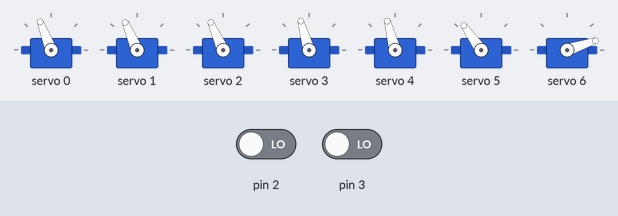
Bench run of a program on a simulated Arduino Uno, built with avr-gcc and run on an emulated ATmega328P. Parts: 7 × servo. The test bench sets the inputs (shaded band); at power-on: pin 2 LOW, pin 3 LOW.

Above: at 1.2 s.
1.3 s: pin 2 driven HIGH
At 4.0 s:
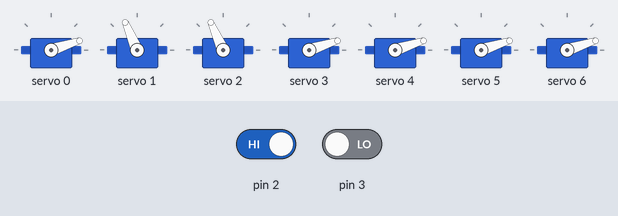
At 5.3 s:
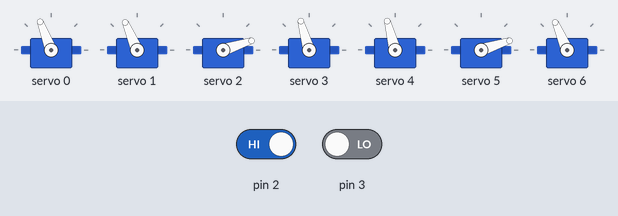
Timing chart, 0 to 17.1 s (numbered marks = the images above; inputs shaded):
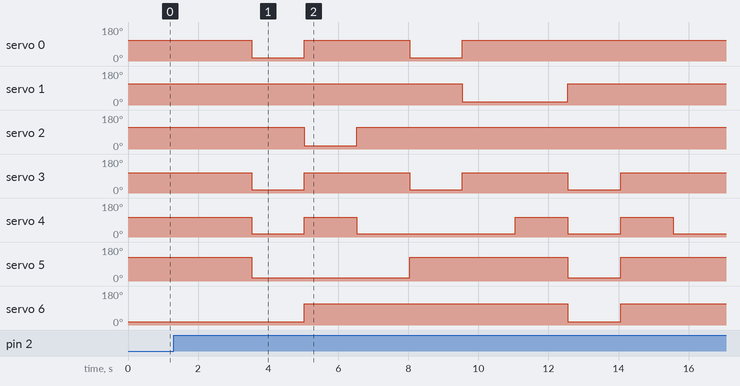

The program:

main.cpp
```cpp
#include <Arduino.h>
#include <Wire.h>
#include <Adafruit_PWMServoDriver.h>
#include "MechanicalDisplay.h"

MechanicalDisplay display(3, 2);


void setup() {
  Serial.begin(9600);
  display.begin();

}


void loop()
{
  display.updateDigit();

}
```

MechanicalDisplay.h
```cpp
#pragma once

#include <Arduino.h>
#include <Wire.h>
#include <Adafruit_PWMServoDriver.h>

class MechanicalDisplay
{
private:
  Adafruit_PWMServoDriver PWM;

  int _btnUpPin;
  int _btnDownPin;

  int currentDigit = 0;
  const int frequency = 50;
  const int delayForBegin = 10;
  bool lastBtnUpState = LOW;
  bool lastBtnDownState = LOW;
  bool autoModeDown = false;
  bool autoModeUp = false;
  unsigned long lastBtnUpTime = 0;
  unsigned long lastBtnDownTime = 0;
  const unsigned long debounceDelay = 150;
  const unsigned long autoStepDelay = 1500;
  const unsigned long btnHoldThreshold = 2000;
  static const int numServos = 7;
  static const int numDigits = 10;


  unsigned long btnUpPressedTime = 0;   // коли почали тримати кнопку +
  unsigned long btnDownPressedTime = 0; // коли почали тримати кнопку -
  unsigned long lastAutoStepTime = 0;   // час останнього кроку авто режимі

  int servo_off[numServos] = {150, 150, 150, 150, 150, 150, 150};
  int servo_on[numServos] = {345, 350, 352, 335, 334, 375, 349};

  /*
  окремі індивідуальні налашування для кожного серво, враховуючи похибки
  */

  const byte digits[numDigits][numServos] =
  {
      // масив для відображення від 0 до 9
      {1, 1, 1, 1, 1, 1, 0}, // 0
      {0, 1, 1, 0, 0, 0, 0}, // 1
      {1, 1, 0, 1, 1, 0, 1}, // 2
      {1, 1, 1, 1, 0, 0, 1}, // 3
      {0, 1, 1, 0, 0, 1, 1}, // 4
      {1, 0, 1, 1, 0, 1, 1}, // 5
      {1, 0, 1, 1, 1, 1, 1}, // 6
      {1, 1, 1, 0, 0, 0, 0}, // 7
      {1, 1, 1, 1, 1, 1, 1}, // 8
      {1, 1, 1, 1, 0, 1, 1}  // 9
  };

  enum DisplayMode
  {
    MODE_NORMAL,   // для ручного перемикання
    MODE_AUTO_UP,  // авто додавання коли затиснули клавішу +
    MODE_AUTO_DOWN // віднімання коли затиснули клавішу -
  };
  DisplayMode currentMode = MODE_NORMAL; // поточний мод

  void showDigit(int num) // метод для відображень
  {
    for (int i = 0; i < numServos; i++)
    {
      if (digits[num][i] == 1)
      {
        PWM.setPWM(i, 0, servo_on[i]);
      }
      else
      {
        PWM.setPWM(i, 0, servo_off[i]);
      }
    }
  }

  void handleButtons() // метод для обробки натискань кнопок, для визначення чи просто натискаємо чи утримуємо
  {
    // читаємо стани кнопок один раз на початку методу
    bool btnUpState = !digitalRead(_btnUpPin);
    bool btnDownState = !digitalRead(_btnDownPin);

    // для КНОПКИ +
    // Якщо кнопку зараз натиснули запам'ятовуємо час
    if (btnUpState == HIGH && lastBtnUpState == LOW)
    {
      btnUpPressedTime = millis();
      autoModeUp = false; // скидаємо прапорець авто мода якшо раніше був
    }

    // перевірка чи кнопку тримають 2 сек
    if (btnUpState == HIGH && lastBtnUpState == HIGH && !autoModeUp)
    {
      if (millis() - btnUpPressedTime >= btnHoldThreshold)
      {
        currentMode = MODE_AUTO_UP; // change mode
        currentDigit = 0;       // cкидаємо на 0 з поточного
        showDigit(currentDigit);
        lastAutoStepTime = millis();          // Запускаємо таймер для авто-кроків
        autoModeUp = true; // піднімаємо прапорець
      }
    }

    // перевірка на звичайни клік +
    if (btnUpState == HIGH && lastBtnUpState == LOW && (millis() - lastBtnUpTime > debounceDelay))
    {
      currentDigit = (currentDigit + 1) % numDigits;
      showDigit(currentDigit);
      lastBtnUpTime = millis();
    }


    // для КНОПКИ -

    // запаим'ятовуємо час натискання
    if (btnDownState == HIGH && lastBtnDownState == LOW)
    {
      btnDownPressedTime = millis();
      autoModeDown = false; // скидаємо прапорець авто мода якщо раніше був але вже для -
    }

    // знову перевірка на 2 сек
    if (btnDownState == HIGH && lastBtnDownState == HIGH && !autoModeDown)
    {
      if (millis() - btnDownPressedTime >= btnHoldThreshold)
      {
        currentMode = MODE_AUTO_DOWN; // change mode
        currentDigit = 9;             // починаємо з 9
        showDigit(currentDigit);
        lastAutoStepTime = millis();
        autoModeDown = true; // те саме що і для +
      }
    }

    // Звичайний клік -
    if (btnDownState == HIGH && lastBtnDownState == LOW && (millis() - lastBtnDownTime > debounceDelay))
    {
      currentDigit = (currentDigit + 9) % numDigits;
      showDigit(currentDigit);
      lastBtnDownTime = millis();
    }

    // зберігаємо стани для некст кола
    lastBtnUpState = btnUpState;
    lastBtnDownState = btnDownState;
  }

  void handleAutoMode() // метод для обробки авто режиму
  {
    // якщо ми в режимі авто додавання
    if (currentMode == MODE_AUTO_UP)
    {
      if (millis() - lastAutoStepTime >= autoStepDelay)
      { // прошло 1.5 сек
        currentDigit++;
        showDigit(currentDigit);
        lastAutoStepTime = millis();

        // Якщо дійшли до 9 виходимо
        if (currentDigit == 9)
        {
          currentMode = MODE_NORMAL;
        }
      }
    }

    if (currentMode == MODE_AUTO_DOWN)
    {
      if (millis() - lastAutoStepTime >= autoStepDelay)
      {
        currentDigit--;
        showDigit(currentDigit);
        lastAutoStepTime = millis();

        // Якщо дійшли до 0 виходимо
        if (currentDigit == 0)
        {
          currentMode = MODE_NORMAL;
        }
      }
    }
  }

public:
  MechanicalDisplay(int btnUpPin, int btnDownPin) // конструктор для пінів
  {
    _btnUpPin = btnUpPin;
    _btnDownPin = btnDownPin;
    PWM = Adafruit_PWMServoDriver(); // драйвер серво для дефолтного адреса 0x40
  }

  void begin()
  {
    pinMode(_btnUpPin, INPUT);
    pinMode(_btnDownPin, INPUT);
    PWM.begin();
    PWM.setPWMFreq(frequency);
    delay(delayForBegin);
    showDigit(currentDigit);
  }

  void updateDigit() // метод для оновлення станів
  {
    if (currentMode == MODE_NORMAL)
    {
      handleButtons();
    }
    else
    {
      handleAutoMode();
    }
  }
};
```

Measured:
- by itself, servo 0: alternates 111° for 3.0 s and 18° for 1.5 s, 4 changes in all, then stays 111°
- by itself, servo 3: alternates 106° for 3.0 s and 18° for 1.5 s, 6 changes in all, then stays 106°
